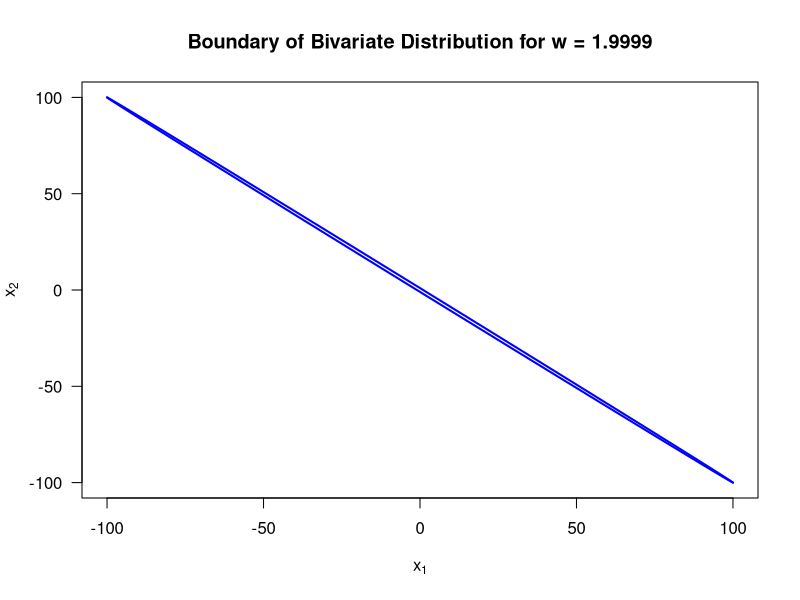
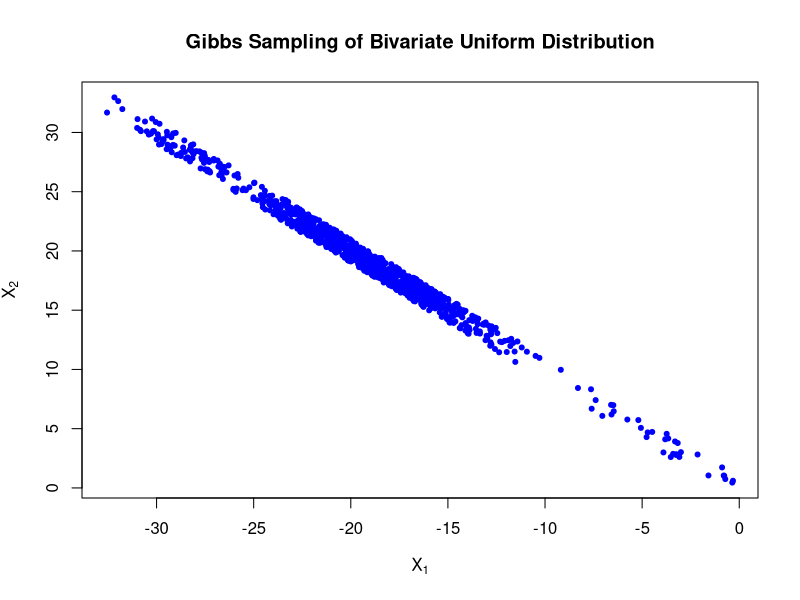
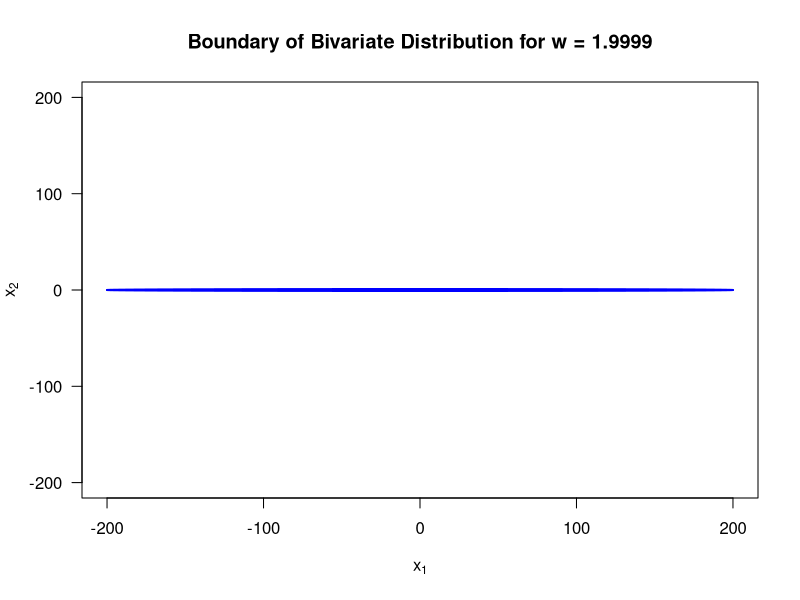

Write R code to recreate these figures, in order.
# Question 2:

# a)  Function to plot the boundary
plot_boundary <- function(w, col="blue") {
  # Range of x1 values
  xv <- seq(-1, 1, by=0.01) * 1/sqrt(1 - w^2 / 4)  
  # Compute the corresponding x2 values
  lower_bound <- -(w*xv - sqrt(xv^2*(w^2-4)+4))/2
  upper_bound <- -(w*xv + sqrt(xv^2*(w^2-4)+4))/2
  
  
  plot(xv, xv, type="n", xlab=expression(x[1]), ylab=expression(x[2]), las=1,
       main=paste("Boundary of Bivariate Distribution for w =", w))
  
  lines(xv, lower_bound, lwd=2, col=col)
  lines(xv, upper_bound, lwd=2, col=col)
}

plot_boundary(1.9999)

# c) Gibbs sampling
# Helper function that samples one x-value given the other x-value

set.seed(1234) # reproducability
sample_dependent <- function(x_known, w) {
  lower_bound <- (-w * x_known - sqrt(x_known^2 * (w^2 - 4) + 4)) / 2
  upper_bound <- (-w * x_known + sqrt(x_known^2 * (w^2 - 4) + 4)) / 2
  runif(1, lower_bound, upper_bound) # random number between the bounds
}

# Gibbs Sampling function
gibbs_sampler <- function(n, w) {
  samples <- matrix(0, nrow=n, ncol=2)
  
  # Initial values (can be any valid point)
  x1 <- 0
  x2 <- 0
  
  for (i in 1:n) {
    x1 <- sample_dependent(x2, w)
    x2 <- sample_dependent(x1, w)
    samples[i, ] <- c(x1, x2)
  }
  
  return(samples)
}

n <- 1000
w <- 1.9999
samples <- gibbs_sampler(n, w)

# Plot the sampled points
plot(samples, col="blue", pch=20, xlab=expression(X[1]), ylab=expression(X[2]), main="Gibbs Sampling of Bivariate Uniform Distribution")

# e) Transformed boundary plotting
plot_boundary_transformed <- function(w, col="blue") {
  # Range of x1 values
  a_sq <- 4/(2-w)
  b <- sqrt(4/(2+w))
  a <- sqrt(a_sq)
  u1_seq <- seq(-a, a, length.out = 300)
  
  plot(u1_seq, u1_seq, type="n", xlab=expression(x[1]), ylab=expression(x[2]), las=1,
       main=paste("Boundary of Bivariate Distribution for w =", w))

  
  lower_bound <- -b*sqrt(1-u1_seq^2/a_sq)
  upper_bound <- b*sqrt(1-u1_seq^2/a_sq)
  lines(u1_seq, lower_bound , lwd=2, col=col)
  lines(u1_seq, upper_bound, lwd=2, col=col)
}

plot_boundary_transformed(1.9999)
